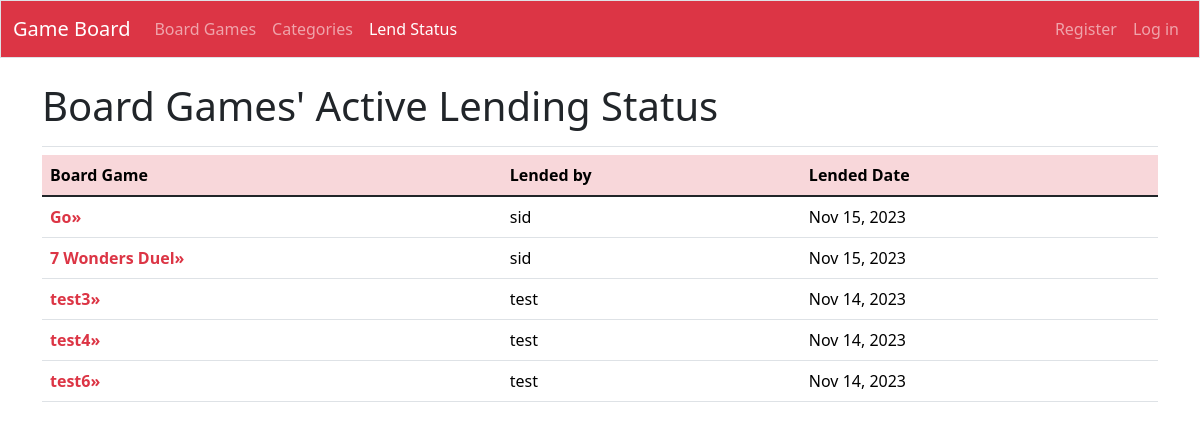
Page /lendstatics/ on the committed database.
### game_board/models.py (models this page shows, shortened)
class LoanRecord(models.Model):
    board_game = models.ForeignKey(BoardGame, on_delete=models.DO_NOTHING)
    debit = models.ForeignKey(Profile, on_delete=models.DO_NOTHING)
    date_lended = models.DateTimeField(auto_now_add=True)
    date_return = models.DateTimeField(blank=True, null=True)

class BoardGame(models.Model):
    class Complexity_Rating(models.IntegerChoices):
        One = 1
        Two = 2
        Three = 3
        Four = 4
        Five = 5
    owner = models.ForeignKey(Profile, on_delete=models.CASCADE)
    date_added = models.DateTimeField(auto_now_add=True)
    last_edit_date = models.DateTimeField(auto_now=True)
    category = models.ManyToManyField(Category)
    name = models.CharField(max_length=200)
    subtitle = models.CharField(max_length=200, blank=True, null=True)
    publish_year = models.PositiveSmallIntegerField(blank=True, null=True)
    description = models.TextField(max_length=2000, blank=True, null=True)
    min_players = models.PositiveSmallIntegerField()
    max_players = models.PositiveSmallIntegerField(blank=True, null=True)
    min_time_period = models.PositiveSmallIntegerField()
    max_time_period = models.PositiveSmallIntegerField(blank=True, null=True)
    age_limit = models.PositiveSmallIntegerField(default=3)
    complexity_rating = models.PositiveSmallIntegerField(
        choices=Complexity_Rating.choices, default=Complexity_Rating.One
    )
    available_status = models.BooleanField(default=True)
    def __str__(self):
        return self.name

class Profile(models.Model):
    class Lend_Limit(models.IntegerChoices):
        Zero = 0
        One = 1
        Two = 2
        Three = 3
    user = models.OneToOneField(User, unique=True, on_delete=models.CASCADE)
    username = models.CharField(max_length=50, blank=True)
    firstname = models.CharField(max_length=50, blank=True)
    lastname = models.CharField(max_length=50, blank=True)
    bio = models.TextField(blank=True)
    birthday = models.DateField(blank=True, null=True)
    lend_limit_status = models.PositiveSmallIntegerField(
        choices=Lend_Limit.choices, default=Lend_Limit.Zero
    )
    def __str__(self):
        return self.username

### game_board/views.py (the view)
# urls.py: path("lendstatics/", views.lendstatics, name="lendstatics"),
def lendstatics(request):
    loanrecords = LoanRecord.objects.filter(date_return=None).order_by("board_game")
    context = {"loanrecords": loanrecords}
    return render(request, "game_board/lendstatics.html", context)

### game_board/templates/game_board/lendstatics.html
{% extends 'game_board/base.html' %}
{% block page_header %}
<h1>Board Games' Active Lending Status</h1>
{% endblock page_header %}
{% block content %}
<div class="table-responsive">
<table class="table table-hover">
    <thead class="table-danger">
    <tr>
        <th>Board Game</th>
        <th>Lended by</th>
        <th>Lended Date</th>
    </tr>
    </thead>
    <tbody class="table-group-divider">
    {% for loanrecord in loanrecords %}
    <tr>
        <td><a style="text-decoration: none" class="link-danger" href="{% url 'game_board:boardgame' loanrecord.board_game.id %}"><strong>{{ loanrecord.board_game }}&raquo;</strong></a></td>
        <td>{{ loanrecord.debit }}</td>
        <td>{{ loanrecord.date_lended|date:"M d, Y" }}</td>
    </tr>
    {% empty %}
    <tr>
        <td>No Board Game Lended</td>
        <td>None</td>
        <td>/</td>
    </tr>
    {% endfor %}
    </tbody>
</table>
</div>
{% endblock content %}

### rows in the picture
LoanRecord: board_game "Go", debit "sid", date_lended "Nov 15, 2023"
LoanRecord: board_game "7 Wonders Duel", debit "sid", date_lended "Nov 15, 2023"
LoanRecord: board_game "test3", debit "test", date_lended "Nov 14, 2023"
LoanRecord: board_game "test4", debit "test", date_lended "Nov 14, 2023"
LoanRecord: board_game "test6", debit "test", date_lended "Nov 14, 2023"
